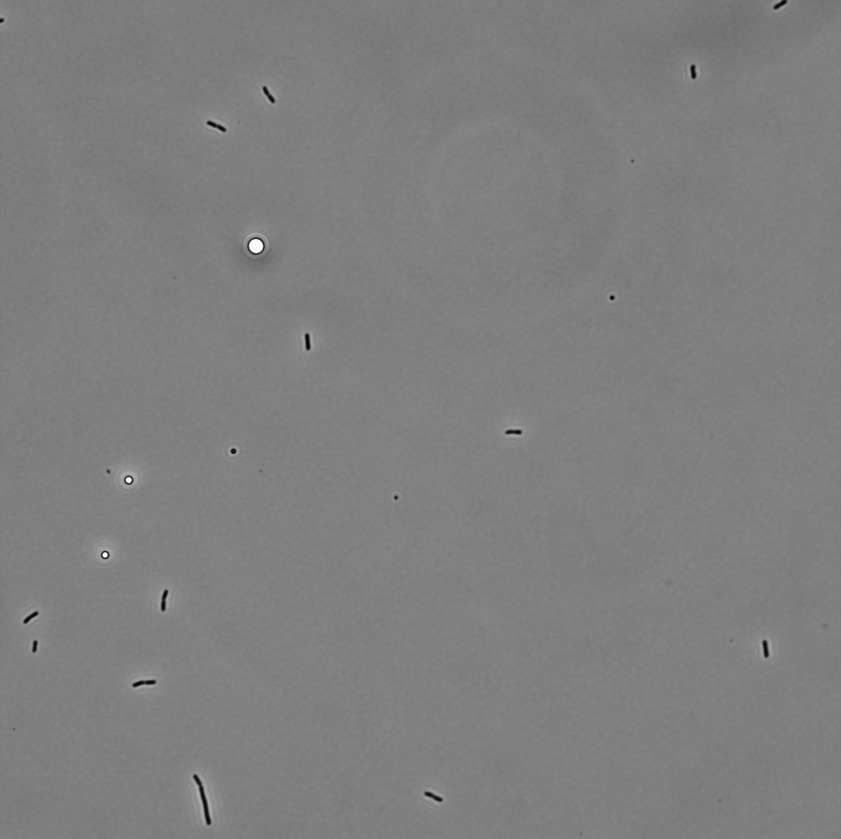
#> input picture sample_images/sample_tiff/0.tif, 841 x 839 px, shrunk from 2048 x 2044 before the run, found by its file name; its folder holds only this picture in this run
$ python object_detection_by_subtraction.py
#> lines starting #> are read from the running program, lines starting #| are printed output that depends on the picture; after the words box and inside, x2 and y2 are one past the last pixel; in counts of white or black regions, pixels touching at a corner belong together
import cv2
import os
import imageio

fgbg = cv2.createBackgroundSubtractorMOG2()

num_images = len(os.listdir("sample_images/sample_tiff"))
frames = []
for i in range(num_images):
    frame = cv2.imread(f"sample_images/sample_tiff/{i}.tif")
#> frame is the input picture: shape (839, 841, 3); min 2, max 255, mean 126.7
    if frame is None:
        break

    gray = cv2.cvtColor(frame, cv2.COLOR_BGR2GRAY)

    blurred = cv2.GaussianBlur(gray, (3, 3), 0)

    fgmask = fgbg.apply(blurred)
#> fgmask: shape (839, 841); every value is 127

    kernel = cv2.getStructuringElement(cv2.MORPH_ELLIPSE, (3, 3))
    fgmask = cv2.morphologyEx(fgmask, cv2.MORPH_OPEN, kernel)

    contours, _ = cv2.findContours(fgmask, cv2.RETR_EXTERNAL, cv2.CHAIN_APPROX_SIMPLE)
#> contours = [[[0, 0], [0, 838], [840, 838], [840, 0]]]

    for contour in contours:
        if cv2.contourArea(contour) > 200:
            x, y, w, h = cv2.boundingRect(contour)
            cv2.rectangle(frame, (x, y), (x + w, y + h), (0, 255, 0), 2)

            center_x = x + w // 2
            center_y = y + h // 2

            cv2.line(
                frame,
                (center_x - 10, center_y),
                (center_x + 10, center_y),
                (0, 0, 255),
                2,
            )
            cv2.line(
                frame,
                (center_x, center_y - 10),
                (center_x, center_y + 10),
                (0, 0, 255),
                2,
            )
#> this loop made 1 pass
#> (contour, x, y, w, h, center_x, center_y) on pass 1: ([[0, 0], [0, 838], [840, 838], [840, 0]], 0, 0, 841, 839, 420, 419)
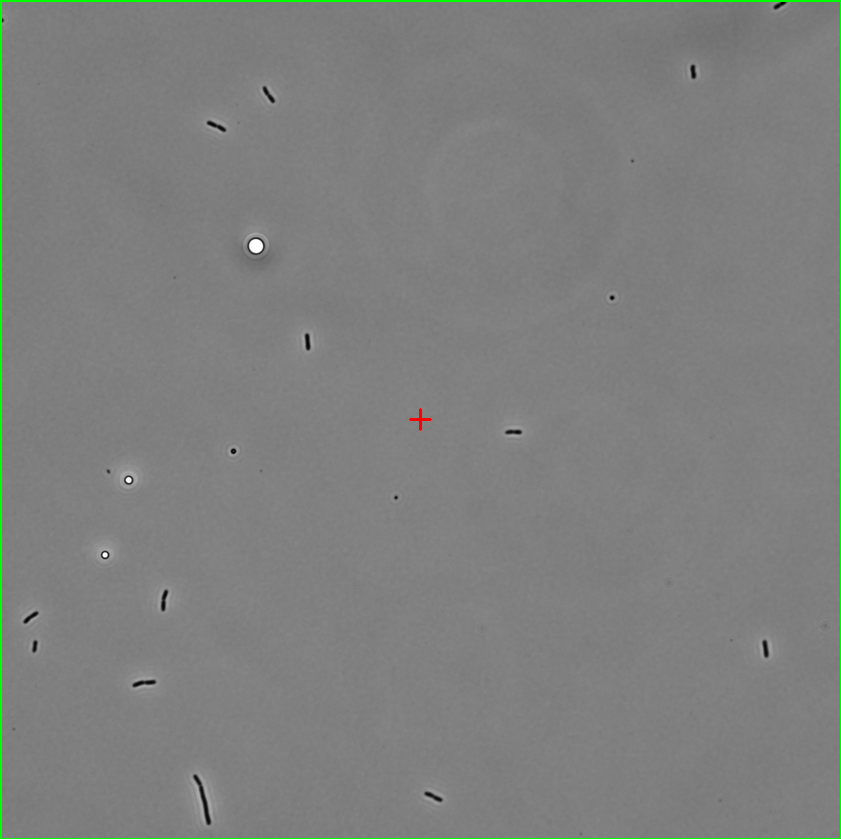
#> frame: shape (839, 841, 3); 0.73% of pixels changed, all inside (x1, y1, x2, y2) = (0, 0, 841, 839)

    cv2.putText(
        frame, f"Frame: {i}", (10, 60), cv2.FONT_HERSHEY_SIMPLEX, 1, (0, 255, 0), 2
    )
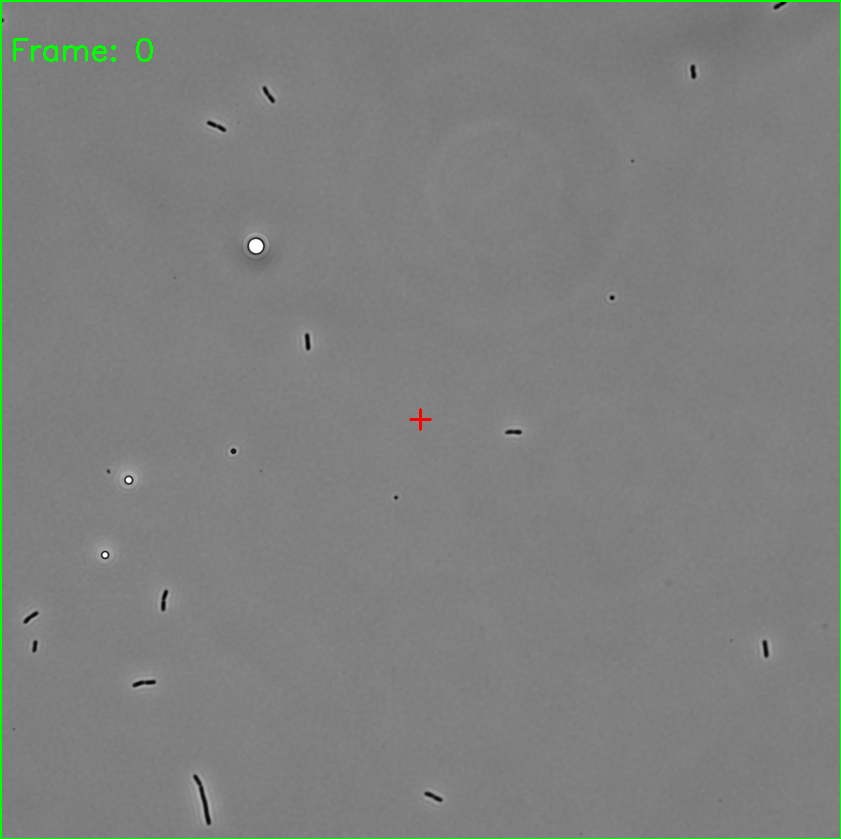
#> frame: shape (839, 841, 3); 0.13% of pixels changed, all inside (x1, y1, x2, y2) = (13, 38, 153, 62)

    combined = cv2.hconcat([frame, cv2.cvtColor(fgmask, cv2.COLOR_GRAY2BGR)])
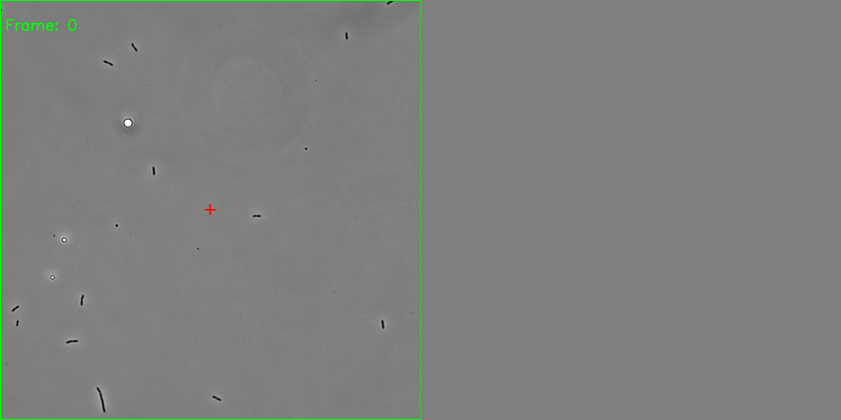
#> combined: shape (839, 1682, 3) (shown at 1/2 size); mean B, G, R 126.3, 127.4, 126.4

    combined_rgb = cv2.cvtColor(combined, cv2.COLOR_BGR2RGB)

    frames.append(combined_rgb)

imageio.mimsave("timelapse_sub.gif", frames, duration=0.1, loop=0)
